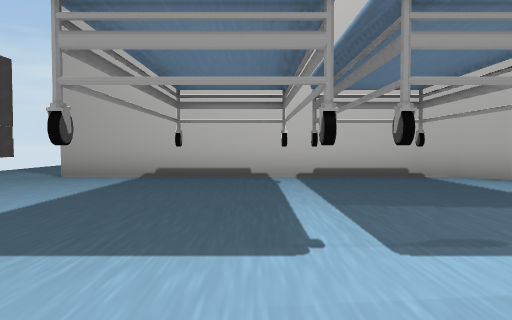
[1] (above)

17 first-person views from a walk through a scene from a Unity 3-D project. The camera is 1.2 m above the floor, tilts 2° down and sees 70° across. The floor is counted in squares, 2 m on a side. Each view is taken from the middle of a square. On the plan, view 1 faces up. The plan holds only what a view shows up to about 10 squares ahead; the rest is blank. The place goes on beyond the plan. Some animated figures are left out. Door leaves are left out, so doorways stand open. Some surface patterns are stand-ins.

[2]
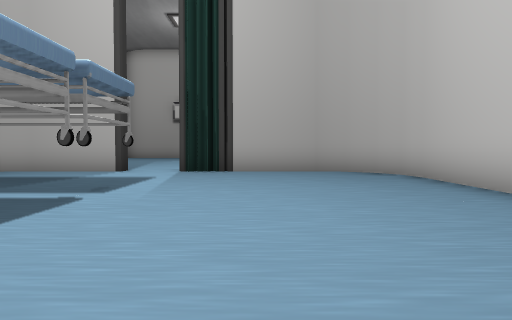

[3]
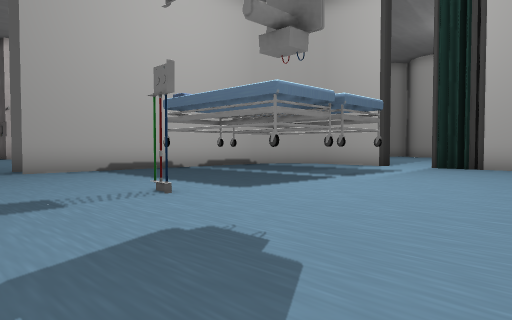

[4]
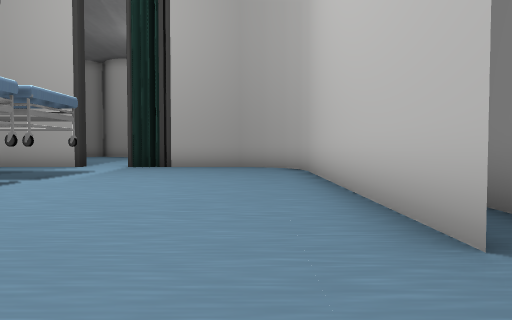

[5]
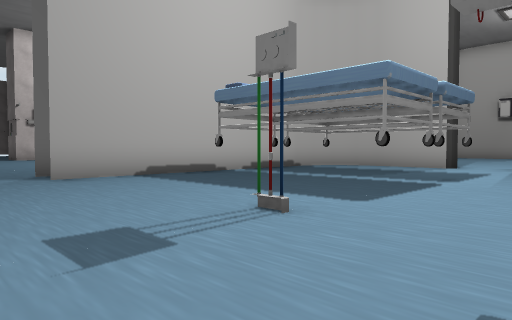

[6]
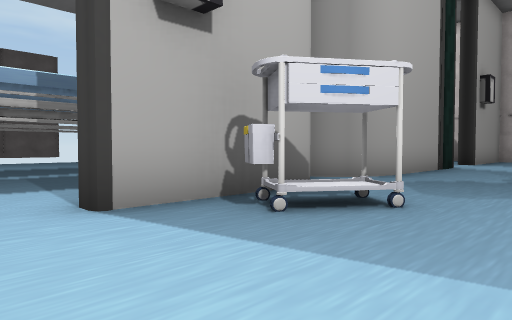

[7]
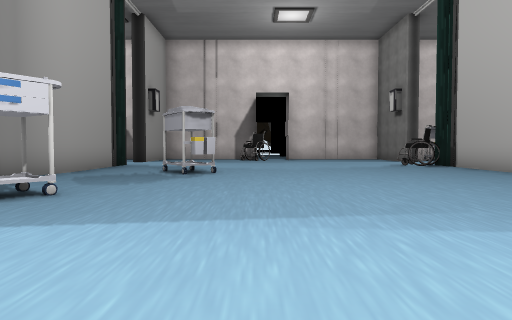

[8]
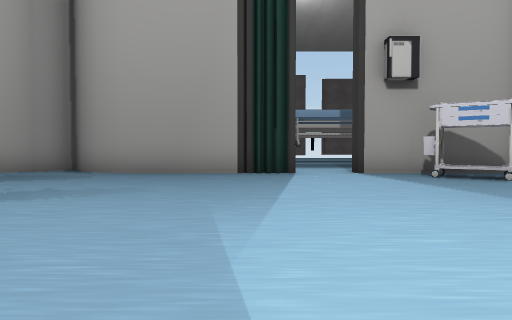

[9]
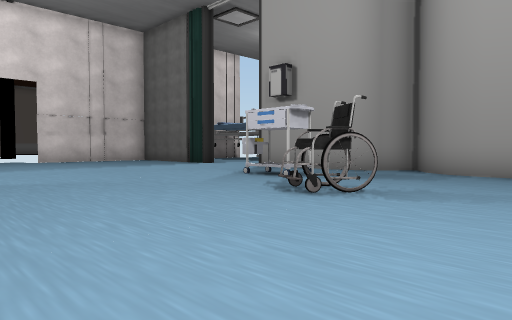

[10]
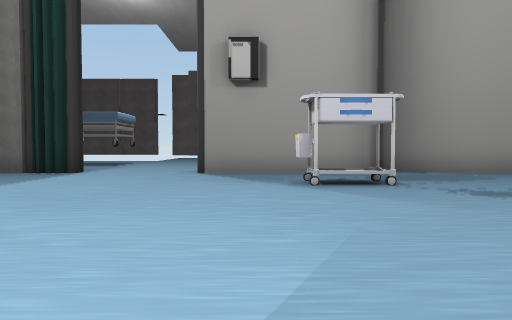

[11]
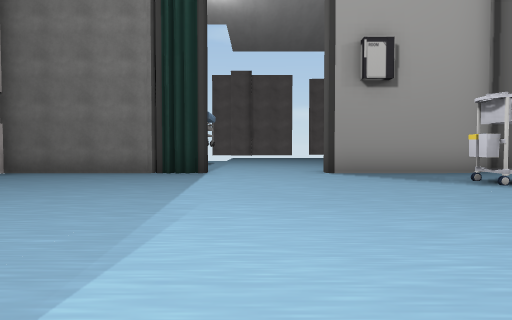

[12]
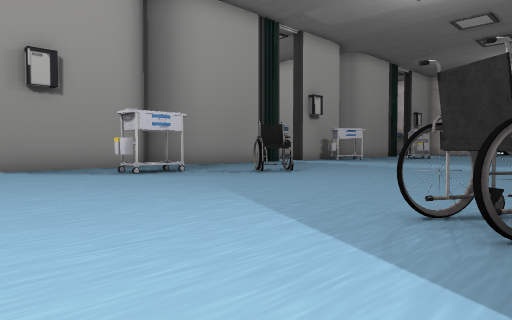

[13]
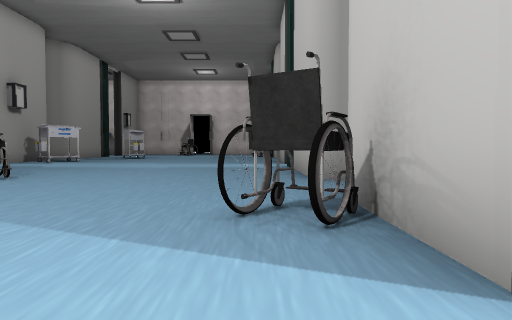

[14]
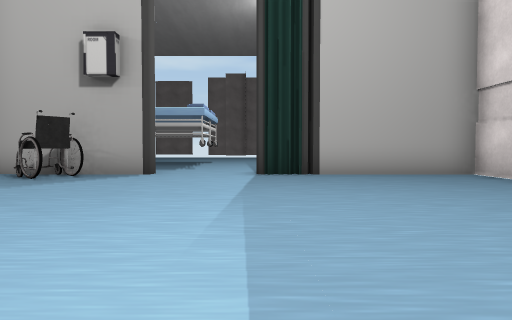

[15]
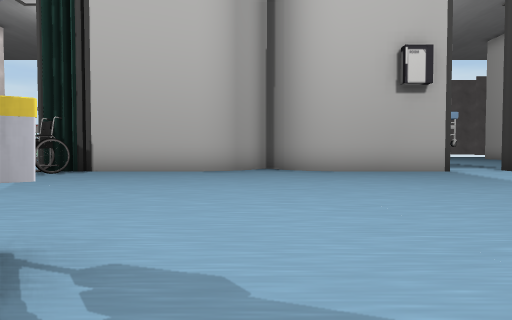

[16]
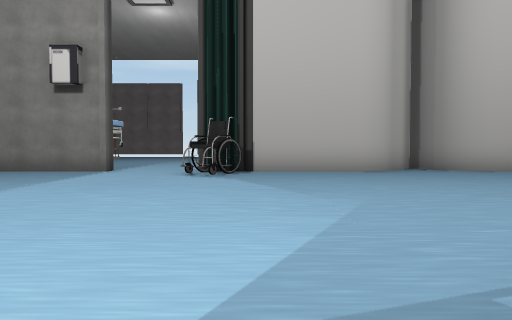

[17]
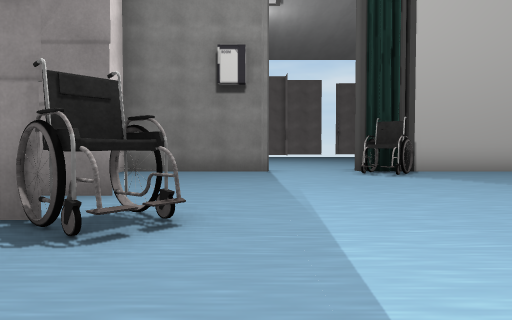

### Floor plan
Key: @ floor where view 1 was taken; # wall or solid block; . main floor; : floor 0.5 m higher than the main floor; / step, stairs or slope; C cart; O other object.
Columns run from 6 left of view 1 to 18 right of it. Each row starts with its distance up from view 1.
 18                .###...#
 17               ..O.....#
 16              .........#.
 15               ..........
 14              ...........
 13            #.........O#
 12            #..........#
 11            #..........#
 10            #..//......#
  9 ...       ##...C......##
  8 ..#       #............#
  7  .##########...........#
  6  ....O.O.O.#.C........##
  5  ..........#CC........#
  4  ..........#..........#
  3 .......................
  2 ...#.O.O.O.............
  1 ...........#..........#
  0 ......@....#..........#
 -1 ...........#..........#
 -2 ...........#..........#
 -3  ..#########...OO.....##
 -4   .##     ##...........#
 -5            #..:........#
 -6            #..C.......##
 -7            #.........O#
 -8           .#..........#
 -9           ...............
-10           ...............
-11           ...............
-12            #..........#
-13            #..........#
-14            #....  ....#
-15            #..     ...#

Where each view was taken, in squares from view 1:
view 1: 0 up, 0 right, facing up
view 2: 0 up, 4 left, facing right
view 3: 2 down, 6 left, facing up-right
view 4: 2 down, 6 left, facing right
view 5: 0 up, 6 left, facing up-right
view 6: 2 up, 9 right, facing up-left
view 7: 1 up, 10 right, facing up
view 8: 1 up, 14 right, facing left
view 9: 0 up, 14 right, facing down-left
view 10: 7 down, 14 right, facing left
view 11: 10 down, 14 right, facing left
view 12: 10 down, 16 right, facing up-left
view 13: 10 down, 15 right, facing up
view 14: 11 down, 8 right, facing right
view 15: 8 up, 7 right, facing right
view 16: 12 up, 7 right, facing right
view 17: 16 up, 7 right, facing right
